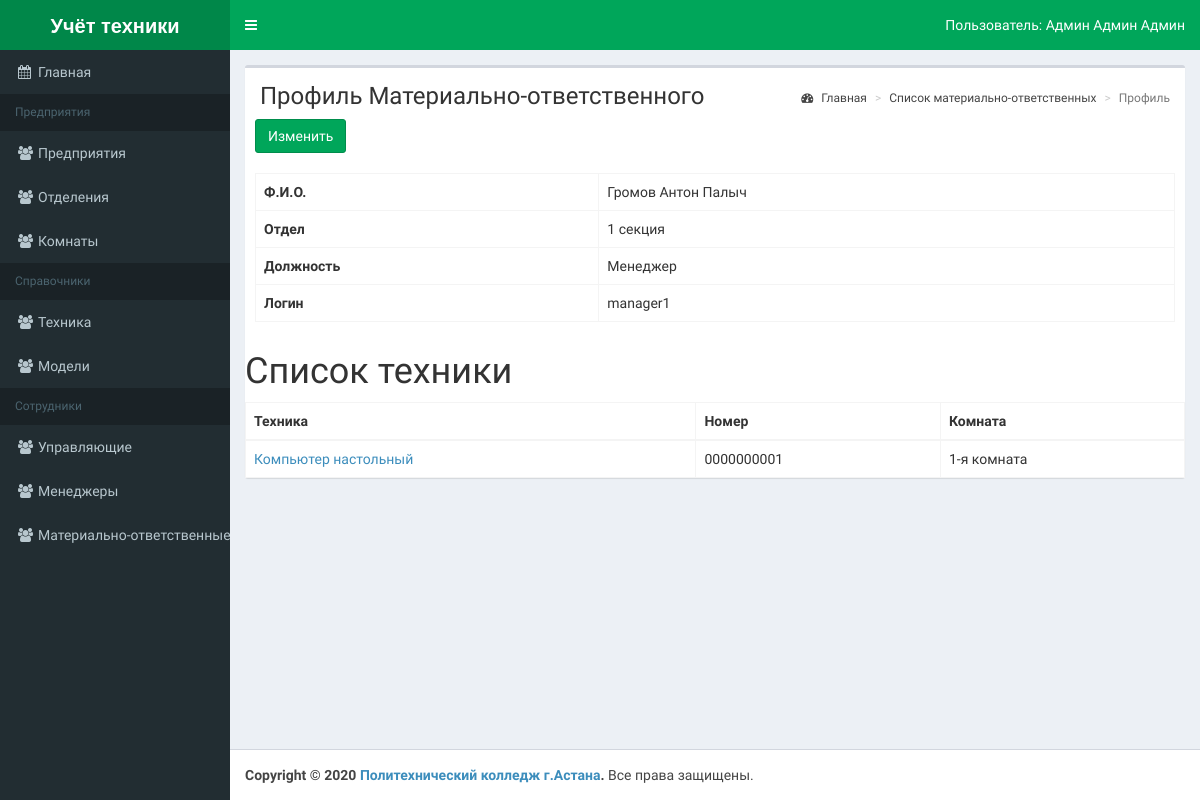
Screenshot of /uchet/profile-matrespons.php?id=4 (signed in) with the database file from the repository.
### tables this page shows
CREATE TABLE `employee` (
  `employee_id` smallint NOT NULL,
  `lastname` varchar(50) NOT NULL,
  `firstname` varchar(50) NOT NULL,
  `patronomic` varchar(50) NOT NULL,
  `otdel_id` smallint NOT NULL,
  `dolzhnost_id` smallint NOT NULL,
  `login` varchar(50) NOT NULL,
  `pass` varchar(255) NOT NULL
);

CREATE TABLE `otdel` (
  `otdel_id` smallint NOT NULL,
  `name` varchar(50) NOT NULL,
  `pred_id` smallint NOT NULL,
  `parent_id` smallint DEFAULT NULL
);

CREATE TABLE `dolzhnost` (
  `dolzhnost_id` smallint NOT NULL,
  `name` varchar(50) NOT NULL,
  `mat_respons` tinyint(1) NOT NULL DEFAULT '0'
);

CREATE TABLE `technique` (
  `technique_id` smallint NOT NULL,
  `inv_number` varchar(10) NOT NULL,
  `name` varchar(50) NOT NULL,
  `date_buy` date NOT NULL,
  `model_id` smallint NOT NULL,
  `price` bigint NOT NULL,
  `room_id` smallint NOT NULL
);

CREATE TABLE `room` (
  `room_id` smallint NOT NULL,
  `name` varchar(50) NOT NULL,
  `ploshad` decimal(10,0) NOT NULL,
  `otdel_id` smallint NOT NULL
);

### uchet/classes/Connect.php (called while the page is built, shortened)
<?php
abstract class Connect {
	function __construct() {
		try
		{
			$this->db = new PDO('mysql:host='.self::HOST.'; dbname='.self::DB_NAME, self::DB_USER, self::DB_PASSWORD);
		}
		catch(PDOException $e) {
			echo $e->getMessage();
		}
	}
}
?>

### uchet/classes/Helper.php (called while the page is built, shortened)
<?php
	class Helper
	{
		public static function clearInt($str) {
			return (int)$str;
		}
                    foreach ($options as $option) { ?>
                    <?php }
}
?>

### uchet/classes/EmployeeConnect.php (called while the page is built, shortened)
<?php
class EmployeeConnect extends Connect
{
    public function findProfileById($id=null){
        if ($id) {
            $res = $this->db->query("SELECT employee.employee_id, CONCAT(employee.lastname,' ', employee.firstname, ' ', employee.patronomic) AS fio,". " employee.login, dolzhnost.name AS dolzh, otdel.name AS otd FROM employee ". "INNER JOIN dolzhnost ON employee.dolzhnost_id=dolzhnost.dolzhnost_id INNER JOIN otdel ON employee.otdel_id=otdel.otdel_id WHERE employee.employee_id = $id");
            return $res->fetch(PDO::FETCH_OBJ);
        }
        return false;
    }
}
?>

### uchet/classes/ResponsFaceConnect.php (called while the page is built, shortened)
<?php
class ResponsFaceConnect extends Connect
{
    public function responsed($id=null) {
    	if ($id) {
    		$res =$this->db->query("SELECT technique.technique_id, technique.name AS tech, technique.inv_number AS num, room.name AS ro " ."FROM technique"." INNER JOIN room ON technique.room_id = room.room_id "."INNER JOIN respons_face ON technique.technique_id = respons_face.technique_id WHERE respons_face.employee_id = $id");
    		return $res->fetchAll(PDO::FETCH_OBJ);
    	}
    	return false;
}
}
?>

### uchet/profile-matrespons.php (the view, shortened to what this page needs)
<?php
if (isset($_GET['id'])) {
    $id = Helper::clearInt($_GET['id']);
} else {
    header('Location: 404.php');
}
$responsface = (new EmployeeConnect())->findProfileById($id);
$resps = (new ResponsFaceConnect())->responsed($id);
require_once 'template/header.php';
?>
<div class="row">
    <div class="col-xs-12">
        <div class="box">
            <section class="content-header">
                <h1>Профиль Материально-ответственного</h1>
                <ol class="breadcrumb">
                    <li><a href="index.php"><i class="fa fa-dashboard"></i> Главная</a></li>
                    <li><a href="list-directors.php">Список материально-ответственных</a></li>
                    <li class="active">Профиль</li>
                </ol>
            </section>
            <div class="box-body">
                <a class="btn btn-success" href="add-matrespons.php?id=<?=$id;?>">Изменить</a>
            </div>
            <div class="box-body">
                <table class="table table-bordered table-hover">
                    <tr>
                        <th>Ф.И.О.</th>
                        <td><?=$responsface->fio;?></td>
                    </tr>
                    <tr>
                        <th>Отдел</th>
                        <td><?=$responsface->otd;?></td>
                    </tr>
                    <tr>
                        <th>Должность</th>
                        <td><?=$responsface->dolzh;?></td>
                    </tr>
                    <tr>
                        <th>Логин</th>
                        <td><?=$responsface->login;?></td>
                    </tr>
                </table>
            </div>
            <div>
                <h1>Список техники</h1>
                <table class="table table-bordered table-hover">
                    <thead>
                        <tr>
                            <th>Техника</th>
                            <th>Номер</th>
                            <th>Комната</th>
                        </tr>
                    </thead>
                    <tbody>
                    <?php
                    foreach ($resps as $resp) {
                        echo '<tr>';
                        echo '<td><a href="profile-tech.php?id='.$resp->technique_id.'">'.$resp->tech.'</a> '. '</a></td>';
                        echo '<td>'.$resp->num.'</td>';
                        echo '<td>'.$resp->ro.'</td>';
                        echo '</tr>';
}
?>
</tbody>
                </table>
            </div>
        </div>
    </div>
</div>
<?php
require_once 'template/footer.php';
?>

### uchet/template/css/skins/skin-green.css (style rules this page uses)
.skin-green .content-header { background: transparent; }

### rows the page displays
employee: otdel.name "1 секция", dolzhnost.name "Менеджер", login "manager1"
technique: name "Компьютер настольный", inv_number "0000000001", room.name "1-я комната"

### other values shown
$_SESSION['fio'] "Админ Админ Админ"
$responsface->fio "Громов Антон Палыч"
